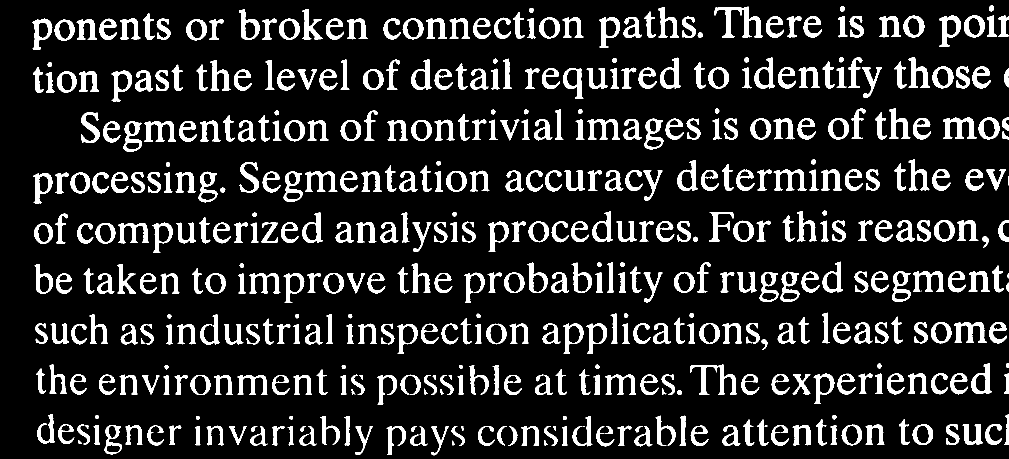
#> input picture HW9/text.tif, 2018 x 918 px (shown at 1/2 size)
$ python text.py
#> lines starting #> are read from the running program, lines starting #| are printed output that depends on the picture; after the words box and inside, x2 and y2 are one past the last pixel; in counts of white or black regions, pixels touching at a corner belong together
#> in main, `img_gray = cv2.imread("text.tif", cv2.IMREAD_GRAYSCALE)`: img_gray: shape (918, 2018); 13.8% white; 497 white regions (11 under 20 px), largest, box (x1, y1, x2, y2) and area: (1429, 13, 1526, 75) 1961, (1380, 729, 1473, 790) 1647, (1886, 235, 1953, 278) 1379
import cv2
import numpy as np
import pytesseract


def preprocess_text_clear_border(img_gray):
    """
    對 text.tif 做前處理：
    1. Otsu 二值化
    2. 統一成白字黑底
    3. 利用連通元件標記，刪除所有接觸影像邊緣的字元
    回傳處理後的「白字黑底」二值影像
    """
    # 1. Otsu 二值化
    _, bw = cv2.threshold(img_gray, 0, 255,
                          cv2.THRESH_BINARY + cv2.THRESH_OTSU)

    # 2. 統一成白字黑底
    num_white = np.sum(bw == 255)
#> num_white = 256011
    num_black = bw.size - num_white
#> num_black = 1596513
    # 若白色比較多，通常是白底黑字 → 反相成白字黑底
    if num_white > num_black:
        bw = 255 - bw

    h, w = bw.shape
#> h = 918; w = 2018

    # 3. 連通元件標記
    num_labels, labels, stats, _ = cv2.connectedComponentsWithStats(bw)
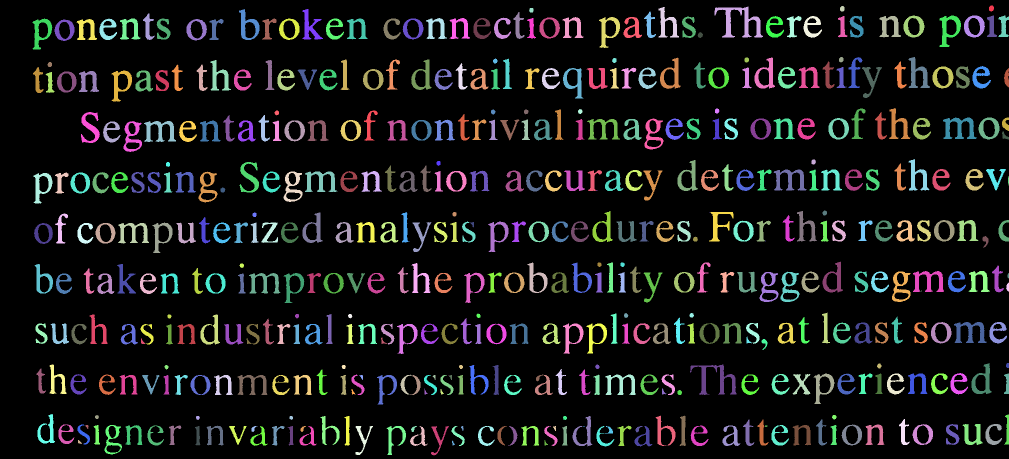
#> labels: shape (918, 2018) int32 (shown at 1/2 size); 498 distinct labels, from 0 to 497; one colour per label, 0 black
#> num_labels = 498; stats = 498 rows, first 6: [0, 0, 2018, 918, 1596513], [1978, 11, 10, 12, 98], [1429, 13, 97, 62, 1961], [1680, 12, 9, 11, 84], [1317, 14, 41, 61, 974], [1058, 16, 9, 9, 68]

    # 準備輸出影像，先全部設為黑
    result = np.zeros_like(bw)

    # 0 是背景，從 1 開始走訪每個元件
    for i in range(1, num_labels):
        x = stats[i, cv2.CC_STAT_LEFT]
        y = stats[i, cv2.CC_STAT_TOP]
        ww = stats[i, cv2.CC_STAT_WIDTH]
        hh = stats[i, cv2.CC_STAT_HEIGHT]

        # 算出此元件 bounding box 的四邊座標
        left = x
        top = y
        right = x + ww - 1
        bottom = y + hh - 1

        # 檢查是否碰觸到影像邊界
        touches_border = (
            left == 0 or
            top == 0 or
            right == w - 1 or
            bottom == h - 1
        )

        if touches_border:
            # 接觸邊界 → 整個字元刪除（不寫進 result）
            continue

        # 不接觸邊界 → 保留在結果影像中
        result[labels == i] = 255
#> this loop made 497 passes
#> (x, y, ww, hh, left, top, right, bottom) on passes 1 to 3: (1978, 11, 10, 12, 1978, 11, 1987, 22), (1429, 13, 97, 62, 1429, 13, 1525, 74), (1680, 12, 9, 11, 1680, 12, 1688, 22)
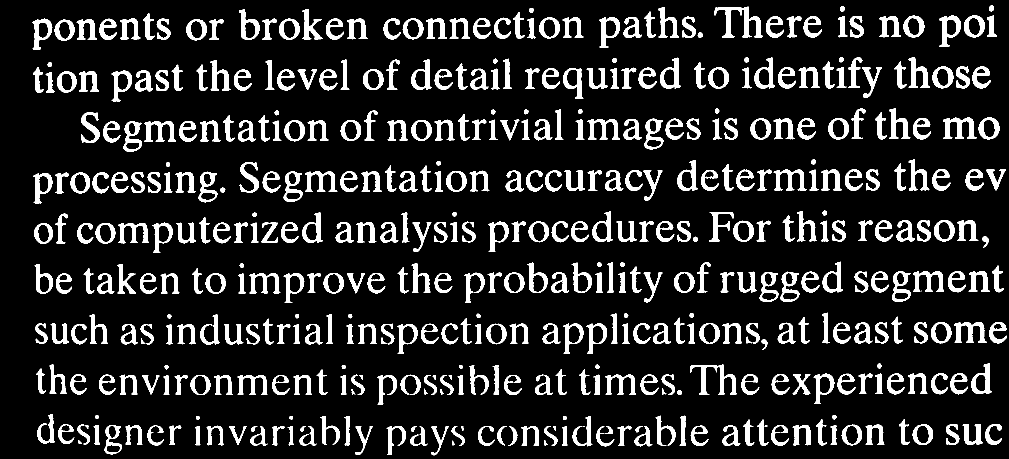
#> result: shape (918, 2018) (shown at 1/2 size); 13.7% white; 486 white regions (11 under 20 px), largest, box (x1, y1, x2, y2) and area: (1429, 13, 1526, 75) 1961, (1380, 729, 1473, 790) 1647, (1886, 235, 1953, 278) 1379

    return result  # 白字黑底，邊緣字母已被清除


def ocr_text(bin_img):
    """
    對前處理後的二值影像做 OCR：
    1. 轉成黑字白底
    2. 放大 2 倍
    3. 呼叫 Tesseract
    """
    # 1. 白字黑底 → 黑字白底
    img_ocr = 255 - bin_img
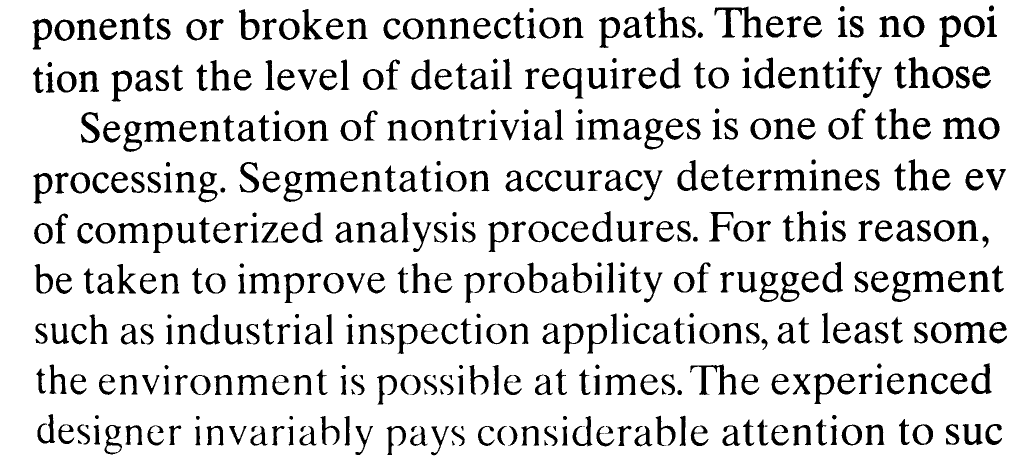
#> img_ocr: shape (918, 2018) (shown at 1/2 size); 86.3% white; 486 black regions (11 under 20 px), largest, box (x1, y1, x2, y2) and area: (1429, 13, 1526, 75) 1961, (1380, 729, 1473, 790) 1647, (1886, 235, 1953, 278) 1379

    # 2. 放大
    img_ocr = cv2.resize(
        img_ocr, None, fx=2.0, fy=2.0, interpolation=cv2.INTER_LINEAR
    )
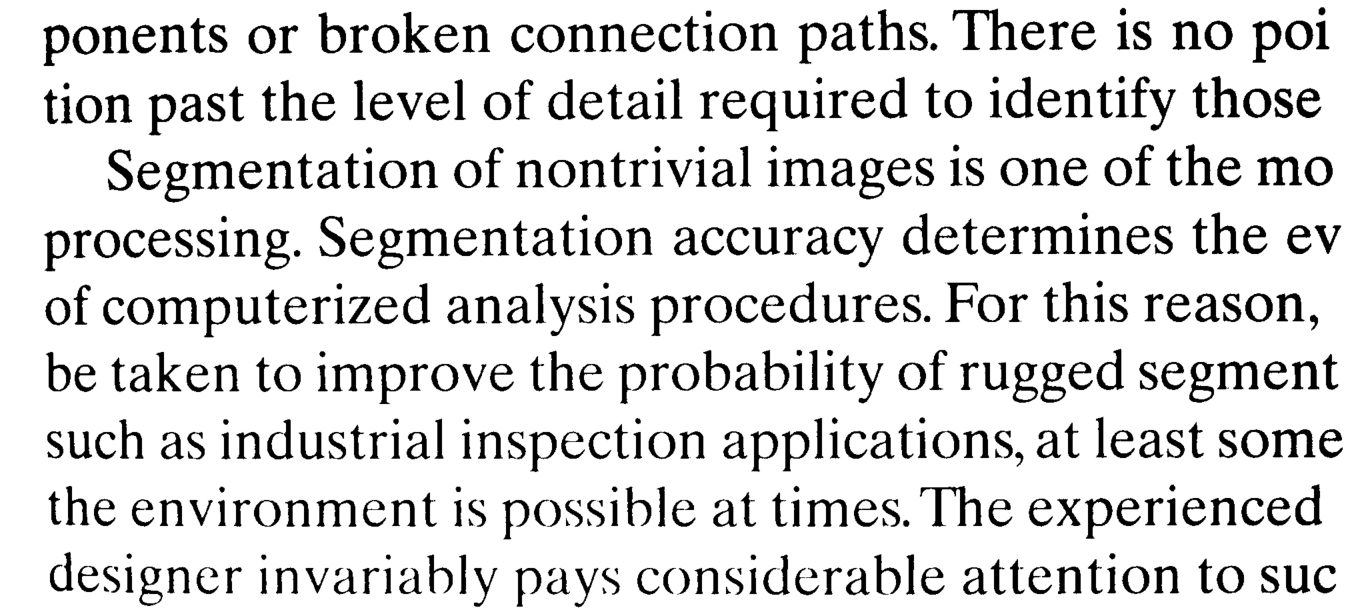
#> img_ocr: shape (1836, 4036) (shown at 1/3 size); min 0, max 255, mean 220.1

    # 3. 呼叫 Tesseract
    # --psm 3：把整張視為一個文字區塊
    config = "--psm 3"
    text = pytesseract.image_to_string(img_ocr, config=config)
    return text, img_ocr


def clean_ocr_text(text: str) -> str:
    """
    整理 Tesseract 的輸出：
    - 去掉 form feed (\x0c)
    - 去掉開頭/結尾空白行
    - 移除「前後都有文字、自己卻是空白」的孤立空白行
    """
    # 去掉控制字元
    text = text.replace('\x0c', '')

    # 切成一行一行
    lines = text.splitlines()

    # 去掉開頭/結尾空白行
    while lines and lines[0].strip() == '':
        lines.pop(0)
    while lines and lines[-1].strip() == '':
        lines.pop()

    # 移除中間「多出來」的孤立空白行
    cleaned_lines = []
    for i, ln in enumerate(lines):
        if ln.strip() != '':
            cleaned_lines.append(ln)
        else:
            prev_has_text = (i > 0 and lines[i - 1].strip() != '')
            next_has_text = (i < len(lines) - 1 and lines[i + 1].strip() != '')
            # 前後都有文字 → 判定為多出來的空行，直接丟掉
            if prev_has_text and next_has_text:
                continue
            cleaned_lines.append(ln)

    # 再組回字串，並在最後補一個換行
    return '\n'.join(cleaned_lines) + '\n'


def main():
    # 讀入 text.tif（灰階）
    img_gray = cv2.imread("text.tif", cv2.IMREAD_GRAYSCALE)
    if img_gray is None:
        raise FileNotFoundError("找不到 text.tif，請確認檔案是否在同一資料夾。")

    # 前處理：刪除碰到邊緣的字母
    bin_clean = preprocess_text_clear_border(img_gray)

    # 儲存清除後的影像（白字黑底），可放到報告中
    cv2.imwrite("text_processed.png", bin_clean)

    # OCR 辨識
    raw_text, img_ocr = ocr_text(bin_clean)

    # 儲存送進 Tesseract 的影像（黑字白底、放大後）
    cv2.imwrite("text_ocr_input.png", img_ocr)

    # 整理文字：避免多出原圖沒有的空白行
    final_text = clean_ocr_text(raw_text)

    # 寫入 text.txt（作業要求）
    with open("text.txt", "w", encoding="utf-8") as f:
        f.write(final_text)

    print("text.tif 辨識完成，結果已寫入 text.txt")
    print("==== OCR 輸出預覽（前幾行）====")
    print('\n'.join(final_text.splitlines()[:10]))


if __name__ == "__main__":
    main()
#> (the call stopped at in ocr_text, `text = pytesseract.image_to_string(img_ocr, config=config)`: pytesseract is not available in this run)
